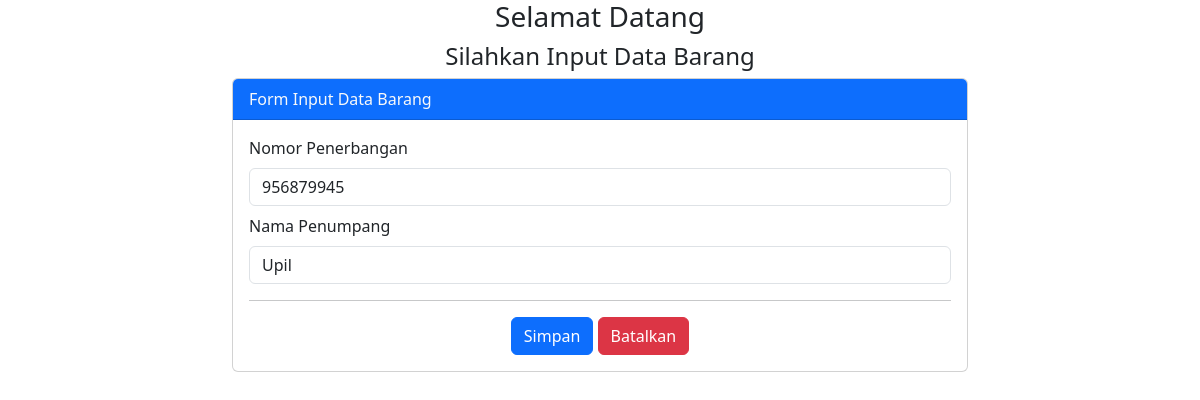
Before: /edit-data.php?id=3 (signed in) with the older database file.
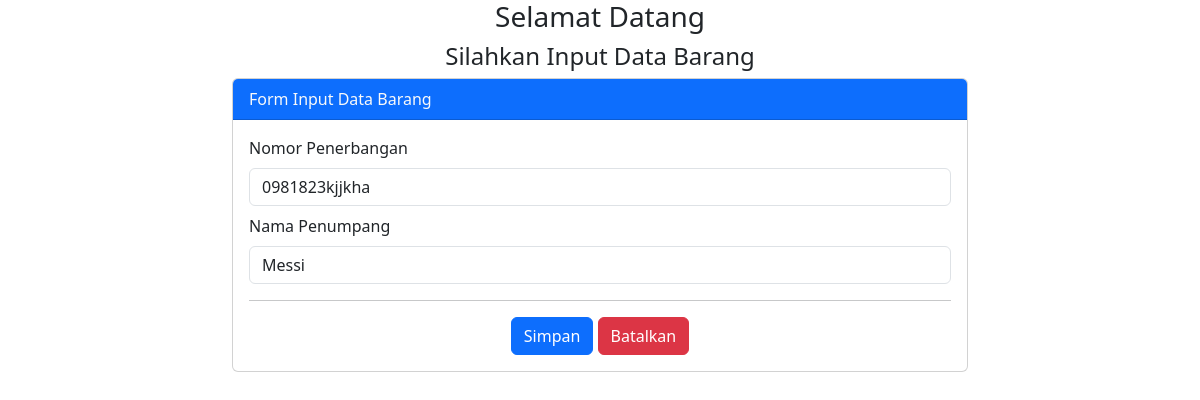
After: the same page with the newer database file.
### tables this page shows
CREATE TABLE `tb_penumpang` (
  `id_penumpang` int(255) NOT NULL,
  `nomor` varchar(255) NOT NULL,
  `nama_penumpang` varchar(255) NOT NULL
);

### edit-data.php (the view, shortened to what this page needs)
<?php
        include 'db.php';
        $penumpang = mysqli_query($conn, "SELECT * FROM tb_penumpang WHERE id_penumpang = '".$_GET['id']."' ");
        $b = mysqli_fetch_object($penumpang);
?>
<!doctype html>
<html lang="en">
  <head>
    <link href="https://cdn.jsdelivr.net/npm/bootstrap@5.3.0-alpha2/dist/css/bootstrap.min.css" rel="stylesheet">
  </head>
  <body>
    <div class="container">
        <h3 class="text-center">Selamat Datang</h3>
        <h4 class="text-center">Silahkan Input Data Barang</h4>
        <div class="row">
            <div class="col-md-8 mx-auto">
                <div class="card">
                    <div class="card-header bg-primary text-light">
                        Form Input Data Barang
                    </div>
                    <div class="card-body">
                        <form method="post">
                            <div class="mb-2">
                                <label class="form-label">Nomor Penerbangan</label>
                                <input type="text" name="nomor" class="form-control" placeholder="Masukkan Nomor Penerbangan" value="<?php echo $b->nomor ?>" required>
                            </div>
                            <div class="mb-2">
                                <label class="form-label">Nama Penumpang</label>
                                <input type="text" name="tnamap" class="form-control" placeholder="Masukkan Nama Penumpang" value="<?php echo $b->nama_penumpang ?>" required>
                            </div>
                        <div class="text-center">
                            <hr>
                            <button class="btn btn-primary" name="bsimpan" type="submit">Simpan</button>
                            <button class="btn btn-danger" name="bbatal" type="reset">Batalkan</button>
                        </div>
                        </div>
                    </div>
                </div>
            </div>
        </div>
  </body>
</html>

Changed rows visible on the page:
changed tb_penumpang: nomor "956879945" → "0981823kjjkha"; tnamap "Upil" → "Messi"
